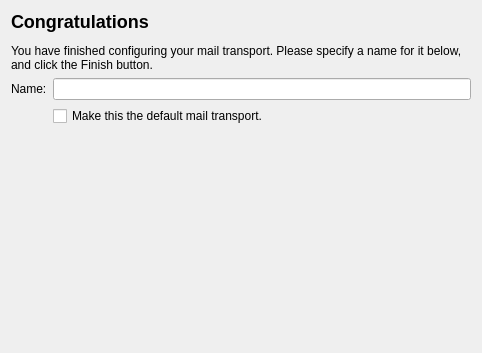
<?xml version="1.0" encoding="UTF-8"?>
<ui version="4.0">
 <class>AddTransportAssistantNamePage</class>
 <widget class="QWidget" name="AddTransportAssistantNamePage">
  <property name="geometry">
   <rect>
    <x>0</x>
    <y>0</y>
    <width>482</width>
    <height>353</height>
   </rect>
  </property>
  <property name="minimumSize">
   <size>
    <width>0</width>
    <height>0</height>
   </size>
  </property>
  <property name="windowTitle">
   <string>Final Step: Choose Transport Name</string>
  </property>
  <layout class="QFormLayout" name="formLayout">
   <item row="0" column="0" colspan="2">
    <widget class="QLabel" name="m_header">
     <property name="sizePolicy">
      <sizepolicy hsizetype="Preferred" vsizetype="Preferred">
       <horstretch>0</horstretch>
       <verstretch>0</verstretch>
      </sizepolicy>
     </property>
     <property name="text">
      <string>&lt;h2&gt;Congratulations&lt;/h2&gt;
&lt;p&gt;You have finished configuring your mail transport. Please specify a name for it below, and click the Finish button.&lt;/p&gt;</string>
     </property>
     <property name="alignment">
      <set>Qt::AlignLeading|Qt::AlignLeft|Qt::AlignTop</set>
     </property>
     <property name="wordWrap">
      <bool>true</bool>
     </property>
    </widget>
   </item>
   <item row="1" column="0">
    <widget class="QLabel" name="label">
     <property name="text">
      <string>Name:</string>
     </property>
    </widget>
   </item>
   <item row="1" column="1">
    <widget class="KLineEdit" name="kcfg_name"/>
   </item>
   <item row="2" column="1">
    <widget class="QCheckBox" name="setDefault">
     <property name="text">
      <string>Make this the default mail transport.</string>
     </property>
    </widget>
   </item>
  </layout>
 </widget>
 <customwidgets>
  <customwidget>
   <class>KLineEdit</class>
   <extends>QLineEdit</extends>
   <header>klineedit.h</header>
  </customwidget>
 </customwidgets>
 <resources/>
 <connections/>
</ui>
